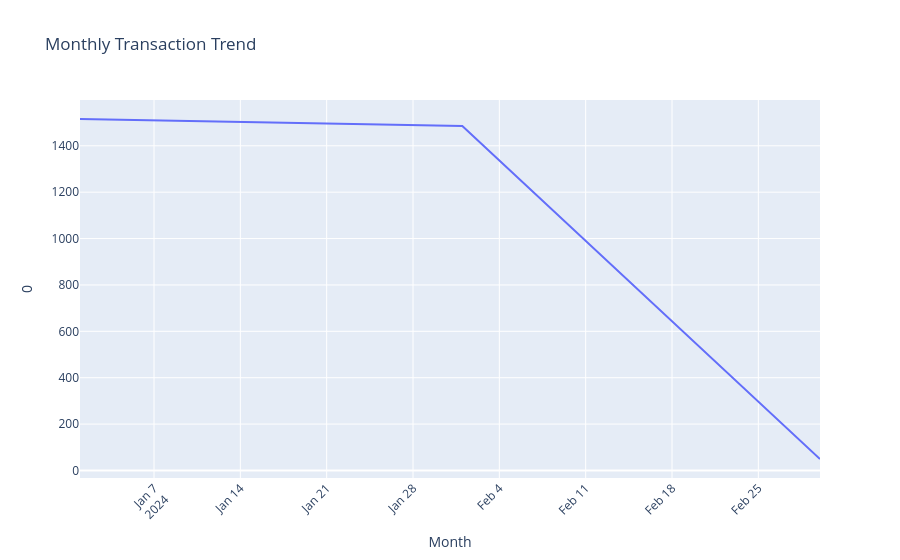

The notebook cell saved with this chart:
### Code cell
# Monthly analysis
df['Month'] = df['Transaction_Date'].dt.strftime('%Y-%m')
monthly_txn = df.groupby('Month').size()
print(f"\nTransactions by Month:")
print(monthly_txn)

fig = px.line(monthly_txn.reset_index(), x='Month', y=0, title='Monthly Transaction Trend', labels={0: 'Transaction Count'})
fig.update_layout(xaxis_tickangle=-45)
fig.show()

### Figure 1 — Plotly figure (JSON) as saved in the notebook; plotly's stock layout.template omitted (floating-point values rounded to 4 significant figures)
{"data": [{"hovertemplate": "Month=%{x}<br>0=%{y}<extra></extra>", "legendgroup": "", "line": {"color": "#636efa", "dash": "solid"}, "marker": {"symbol": "circle"}, "mode": "lines", "name": "", "orientation": "v", "showlegend": false, "type": "scatter", "x": ["2024-01", "2024-02", "2024-03"], "xaxis": "x", "y": [1516, 1485, 49], "yaxis": "y"}], "layout": {"legend": {"tracegroupgap": 0}, "title": {"text": "Monthly Transaction Trend"}, "xaxis": {"anchor": "y", "domain": [0, 1], "tickangle": -45, "title": {"text": "Month"}}, "yaxis": {"anchor": "x", "domain": [0, 1], "title": {"text": "0"}}}}
